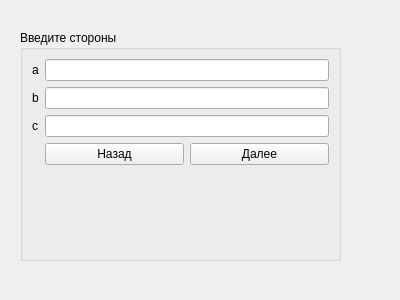
<?xml version="1.0" encoding="UTF-8"?>
<ui version="4.0">
 <class>TriangleWindow</class>
 <widget class="QWidget" name="TriangleWindow">
  <property name="geometry">
   <rect>
    <x>0</x>
    <y>0</y>
    <width>400</width>
    <height>300</height>
   </rect>
  </property>
  <property name="windowTitle">
   <string>Form</string>
  </property>
  <widget class="QGroupBox" name="groupBox">
   <property name="geometry">
    <rect>
     <x>20</x>
     <y>30</y>
     <width>321</width>
     <height>231</height>
    </rect>
   </property>
   <property name="title">
    <string>Введите стороны</string>
   </property>
   <layout class="QFormLayout" name="formLayout">
    <item row="0" column="0">
     <widget class="QLabel" name="label">
      <property name="text">
       <string>a</string>
      </property>
     </widget>
    </item>
    <item row="0" column="1">
     <widget class="QLineEdit" name="Astorona"/>
    </item>
    <item row="1" column="1">
     <widget class="QLineEdit" name="Bstorona"/>
    </item>
    <item row="1" column="0">
     <widget class="QLabel" name="label_2">
      <property name="text">
       <string>b</string>
      </property>
     </widget>
    </item>
    <item row="4" column="1">
     <layout class="QHBoxLayout" name="horizontalLayout">
      <item>
       <widget class="QPushButton" name="pushButton">
        <property name="text">
         <string>Назад</string>
        </property>
       </widget>
      </item>
      <item>
       <widget class="QPushButton" name="pushButton_2">
        <property name="text">
         <string>Далее</string>
        </property>
       </widget>
      </item>
     </layout>
    </item>
    <item row="2" column="1">
     <widget class="QLineEdit" name="Cstorona"/>
    </item>
    <item row="2" column="0">
     <widget class="QLabel" name="label_3">
      <property name="text">
       <string>c</string>
      </property>
     </widget>
    </item>
   </layout>
  </widget>
 </widget>
 <resources/>
 <connections/>
</ui>
